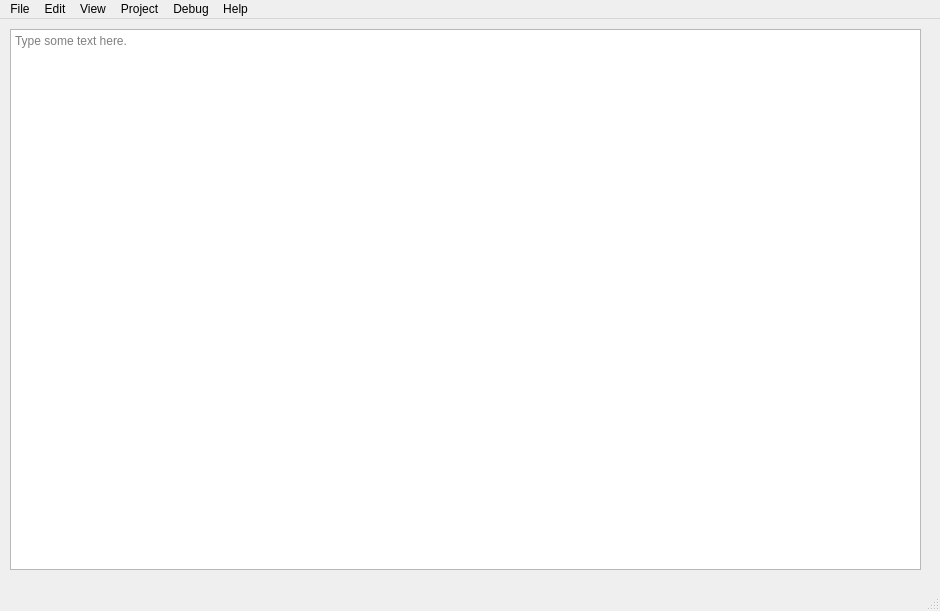
<?xml version="1.0" encoding="UTF-8"?>
<ui version="4.0">
 <class>MainWindow</class>
 <widget class="QMainWindow" name="MainWindow">
  <property name="geometry">
   <rect>
    <x>0</x>
    <y>0</y>
    <width>940</width>
    <height>611</height>
   </rect>
  </property>
  <property name="windowTitle">
   <string>Octodollop</string>
  </property>
  <widget class="QWidget" name="centralwidget">
   <widget class="QPlainTextEdit" name="plainTextEdit">
    <property name="geometry">
     <rect>
      <x>10</x>
      <y>10</y>
      <width>911</width>
      <height>541</height>
     </rect>
    </property>
    <property name="placeholderText">
     <string>Type some text here.</string>
    </property>
   </widget>
  </widget>
  <widget class="QMenuBar" name="menubar">
   <property name="geometry">
    <rect>
     <x>0</x>
     <y>0</y>
     <width>940</width>
     <height>28</height>
    </rect>
   </property>
   <widget class="QMenu" name="menuFile">
    <property name="title">
     <string>File</string>
    </property>
   </widget>
   <widget class="QMenu" name="menuEdit">
    <property name="title">
     <string>Edit</string>
    </property>
   </widget>
   <widget class="QMenu" name="menuView">
    <property name="title">
     <string>View</string>
    </property>
   </widget>
   <widget class="QMenu" name="menuProject">
    <property name="title">
     <string>Project</string>
    </property>
   </widget>
   <widget class="QMenu" name="menuDebug">
    <property name="title">
     <string>Debug</string>
    </property>
   </widget>
   <widget class="QMenu" name="menuHtlp">
    <property name="title">
     <string>Help</string>
    </property>
   </widget>
   <addaction name="menuFile"/>
   <addaction name="menuEdit"/>
   <addaction name="menuView"/>
   <addaction name="menuProject"/>
   <addaction name="menuDebug"/>
   <addaction name="menuHtlp"/>
  </widget>
  <widget class="QStatusBar" name="statusbar"/>
 </widget>
 <resources/>
 <connections/>
</ui>
